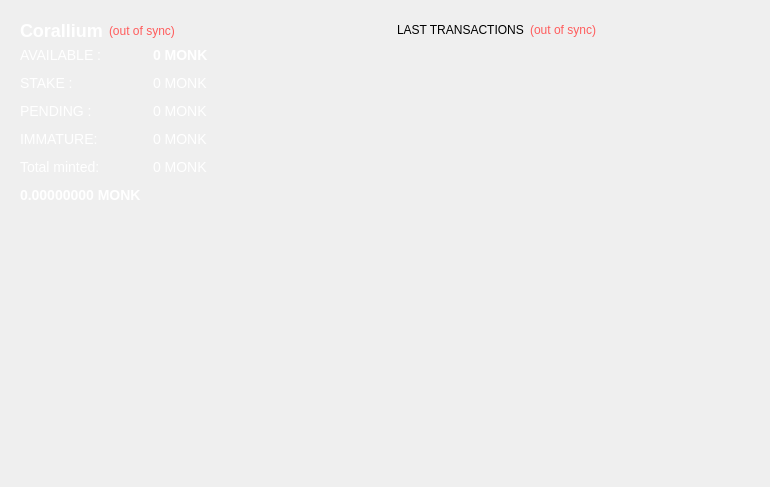
<?xml version="1.0" encoding="UTF-8"?>
<ui version="4.0">
 <class>OverviewPage</class>
 <widget class="QWidget" name="OverviewPage">
  <property name="geometry">
   <rect>
    <x>0</x>
    <y>0</y>
    <width>770</width>
    <height>487</height>
   </rect>
  </property>
  <property name="windowTitle">
   <string>Form</string>
  </property>
  <layout class="QHBoxLayout" name="horizontalLayout" stretch="1,1">
   <item>
    <layout class="QVBoxLayout" name="verticalLayout_2">
     <item>
      <widget class="QFrame" name="frame">
       <property name="frameShape">
        <enum>QFrame::NoFrame</enum>
       </property>
       <property name="frameShadow">
        <enum>QFrame::Plain</enum>
       </property>
       <property name="lineWidth">
        <number>0</number>
       </property>
       <layout class="QVBoxLayout" name="verticalLayout_4">
        <item>
         <layout class="QHBoxLayout" name="horizontalLayout_4">
          <item>
           <widget class="QLabel" name="label_5">
            <property name="styleSheet">
             <string notr="true">font-family: Ubuntu; font-size: 18px; font-weight: bold; color: rgb(255,255,255);</string>
            </property>
            <property name="text">
             <string>Corallium</string>
            </property>
           </widget>
          </item>
          <item>
           <widget class="QLabel" name="labelWalletStatus">
            <property name="toolTip">
             <string>The displayed information may be out of date. Your wallet automatically synchronizes with the corallium network after a connection is established, but this process has not completed yet.</string>
            </property>
            <property name="styleSheet">
             <string notr="true">color: #FF5C5C;</string>
            </property>
            <property name="text">
             <string notr="true">(out of sync)</string>
            </property>
            <property name="alignment">
             <set>Qt::AlignLeading|Qt::AlignLeft|Qt::AlignVCenter</set>
            </property>
           </widget>
          </item>
          <item>
           <spacer name="horizontalSpacer_2">
            <property name="orientation">
             <enum>Qt::Horizontal</enum>
            </property>
            <property name="sizeHint" stdset="0">
             <size>
              <width>40</width>
              <height>20</height>
             </size>
            </property>
           </spacer>
          </item>
         </layout>
        </item>
        <item>
         <layout class="QFormLayout" name="formLayout_2">
          <property name="fieldGrowthPolicy">
           <enum>QFormLayout::AllNonFixedFieldsGrow</enum>
          </property>
          <property name="horizontalSpacing">
           <number>12</number>
          </property>
          <property name="verticalSpacing">
           <number>12</number>
          </property>
          <item row="0" column="0">
           <widget class="QLabel" name="label">
            <property name="styleSheet">
             <string notr="true">font-family: Ubuntu;color: #fff;font-size:14px;</string>
            </property>
            <property name="text">
             <string>AVAILABLE :</string>
            </property>
           </widget>
          </item>
          <item row="0" column="1">
           <widget class="QLabel" name="labelBalance">
            <property name="cursor">
             <cursorShape>IBeamCursor</cursorShape>
            </property>
            <property name="toolTip">
             <string>Your current spendable balance</string>
            </property>
            <property name="styleSheet">
             <string notr="true">font-family: Ubuntu; font-size: 14px; font-weight: bold; color: #fff</string>
            </property>
            <property name="text">
             <string notr="true">0 MONK</string>
            </property>
            <property name="textInteractionFlags">
             <set>Qt::LinksAccessibleByMouse|Qt::TextSelectableByKeyboard|Qt::TextSelectableByMouse</set>
            </property>
           </widget>
          </item>
          <item row="1" column="0">
           <widget class="QLabel" name="label_6">
            <property name="styleSheet">
             <string notr="true">font-family: Ubuntu; font-size: 14px; color: #fff</string>
            </property>
            <property name="text">
             <string>STAKE :</string>
            </property>
           </widget>
          </item>
          <item row="1" column="1">
           <widget class="QLabel" name="labelStake">
            <property name="cursor">
             <cursorShape>IBeamCursor</cursorShape>
            </property>
            <property name="toolTip">
             <string>Total of coins that was staked, and do not yet count toward the current balance</string>
            </property>
            <property name="styleSheet">
             <string notr="true">font-family: Ubuntu; font-size: 14px; color: #fff</string>
            </property>
            <property name="text">
             <string notr="true">0 MONK</string>
            </property>
            <property name="textInteractionFlags">
             <set>Qt::LinksAccessibleByMouse|Qt::TextSelectableByKeyboard|Qt::TextSelectableByMouse</set>
            </property>
           </widget>
          </item>
          <item row="2" column="0">
           <widget class="QLabel" name="label_3">
            <property name="styleSheet">
             <string notr="true">font-family: Ubuntu; font-size: 14px; color: #fff</string>
            </property>
            <property name="text">
             <string>PENDING :</string>
            </property>
           </widget>
          </item>
          <item row="2" column="1">
           <widget class="QLabel" name="labelUnconfirmed">
            <property name="cursor">
             <cursorShape>IBeamCursor</cursorShape>
            </property>
            <property name="toolTip">
             <string>Total of transactions that have yet to be confirmed, and do not yet count toward the current balance</string>
            </property>
            <property name="styleSheet">
             <string notr="true">font-family: Ubuntu; font-size: 14px; color: #fff</string>
            </property>
            <property name="text">
             <string notr="true">0 MONK</string>
            </property>
            <property name="textInteractionFlags">
             <set>Qt::LinksAccessibleByMouse|Qt::TextSelectableByKeyboard|Qt::TextSelectableByMouse</set>
            </property>
           </widget>
          </item>
          <item row="3" column="0">
           <widget class="QLabel" name="labelImmatureText">
            <property name="styleSheet">
             <string notr="true">font-family: Ubuntu; font-size: 14px; color: #fff</string>
            </property>
            <property name="text">
             <string>IMMATURE:</string>
            </property>
           </widget>
          </item>
          <item row="3" column="1">
           <widget class="QLabel" name="labelImmature">
            <property name="toolTip">
             <string>Mined balance that has not yet matured</string>
            </property>
            <property name="styleSheet">
             <string notr="true">font-family: Ubuntu; font-size: 14px; color: #fff;</string>
            </property>
            <property name="text">
             <string notr="true">0 MONK</string>
            </property>
            <property name="textInteractionFlags">
             <set>Qt::LinksAccessibleByMouse|Qt::TextSelectableByKeyboard|Qt::TextSelectableByMouse</set>
            </property>
           </widget>
          </item>
          <item row="4" column="0">
           <widget class="QLabel" name="labelMintedText">
            <property name="styleSheet">
             <string notr="true">font-family: Ubuntu; font-size: 14px; color: #fff;</string>
            </property>
            <property name="text">
             <string>Total minted:</string>
            </property>
           </widget>
          </item>
          <item row="4" column="1">
           <widget class="QLabel" name="labelMinted">
            <property name="cursor">
             <cursorShape>IBeamCursor</cursorShape>
            </property>
            <property name="toolTip">
             <string>Total number of coins made by POS</string>
            </property>
            <property name="styleSheet">
             <string notr="true">font-family: Ubuntu; font-size: 14px; color: #fff</string>
            </property>
            <property name="text">
             <string notr="true">0 MONK</string>
            </property>
            <property name="textInteractionFlags">
             <set>Qt::LinksAccessibleByMouse|Qt::TextSelectableByKeyboard|Qt::TextSelectableByMouse</set>
            </property>
           </widget>
          </item>
          <item row="5" column="0">
           <widget class="QLabel" name="labelTotal">
            <property name="cursor">
             <cursorShape>IBeamCursor</cursorShape>
            </property>
            <property name="toolTip">
             <string>Your current total balance</string>
            </property>
            <property name="styleSheet">
             <string notr="true">font-family: Ubuntu; font-size: 14px; font-weight: bold; color: #fff</string>
            </property>
            <property name="text">
             <string notr="true">0.00000000 MONK</string>
            </property>
            <property name="textInteractionFlags">
             <set>Qt::LinksAccessibleByMouse|Qt::TextSelectableByKeyboard|Qt::TextSelectableByMouse</set>
            </property>
           </widget>
          </item>
         </layout>
        </item>
       </layout>
      </widget>
     </item>
     <item>
      <spacer name="verticalSpacer">
       <property name="orientation">
        <enum>Qt::Vertical</enum>
       </property>
       <property name="sizeHint" stdset="0">
        <size>
         <width>20</width>
         <height>40</height>
        </size>
       </property>
      </spacer>
     </item>
     <item>
      <widget class="QLabel" name="label_2">
       <property name="maximumSize">
        <size>
         <width>0</width>
         <height>0</height>
        </size>
       </property>
       <property name="autoFillBackground">
        <bool>true</bool>
       </property>
       <property name="text">
        <string/>
       </property>
       <property name="pixmap">
        <pixmap>:/icons/drmbg</pixmap>
       </property>
       <property name="scaledContents">
        <bool>false</bool>
       </property>
       <property name="margin">
        <number>0</number>
       </property>
      </widget>
     </item>
    </layout>
   </item>
   <item>
    <layout class="QVBoxLayout" name="verticalLayout_3">
     <item>
      <widget class="QFrame" name="frame_2">
       <property name="frameShape">
        <enum>QFrame::NoFrame</enum>
       </property>
       <property name="frameShadow">
        <enum>QFrame::Plain</enum>
       </property>
       <property name="lineWidth">
        <number>0</number>
       </property>
       <layout class="QVBoxLayout" name="verticalLayout">
        <item>
         <layout class="QHBoxLayout" name="horizontalLayout_2">
          <item>
           <widget class="QLabel" name="label_4">
            <property name="styleSheet">
             <string notr="true">font-family: Ubuntu; font-size: 18px; font-weight: bold; color: #fff; border: none;}</string>
            </property>
            <property name="text">
             <string>LAST TRANSACTIONS</string>
            </property>
           </widget>
          </item>
          <item>
           <widget class="QLabel" name="labelTransactionsStatus">
            <property name="toolTip">
             <string>The displayed information may be out of date. Your wallet automatically synchronizes with the corallium network after a connection is established, but this process has not completed yet.</string>
            </property>
            <property name="styleSheet">
             <string notr="true">color: #FF5C5C;</string>
            </property>
            <property name="text">
             <string notr="true">(out of sync)</string>
            </property>
            <property name="alignment">
             <set>Qt::AlignRight|Qt::AlignTrailing|Qt::AlignVCenter</set>
            </property>
           </widget>
          </item>
          <item>
           <spacer name="horizontalSpacer">
            <property name="orientation">
             <enum>Qt::Horizontal</enum>
            </property>
            <property name="sizeHint" stdset="0">
             <size>
              <width>40</width>
              <height>20</height>
             </size>
            </property>
           </spacer>
          </item>
         </layout>
        </item>
        <item>
         <widget class="QListView" name="listTransactions">
          <property name="styleSheet">
           <string notr="true">font-family: Ubuntu; background: transparent;</string>
          </property>
          <property name="frameShape">
           <enum>QFrame::NoFrame</enum>
          </property>
          <property name="verticalScrollBarPolicy">
           <enum>Qt::ScrollBarAlwaysOff</enum>
          </property>
          <property name="horizontalScrollBarPolicy">
           <enum>Qt::ScrollBarAlwaysOff</enum>
          </property>
          <property name="selectionMode">
           <enum>QAbstractItemView::NoSelection</enum>
          </property>
         </widget>
        </item>
       </layout>
      </widget>
     </item>
    </layout>
   </item>
  </layout>
 </widget>
 <resources>
  <include location="../bitcoin.qrc"/>
 </resources>
 <connections/>
</ui>
